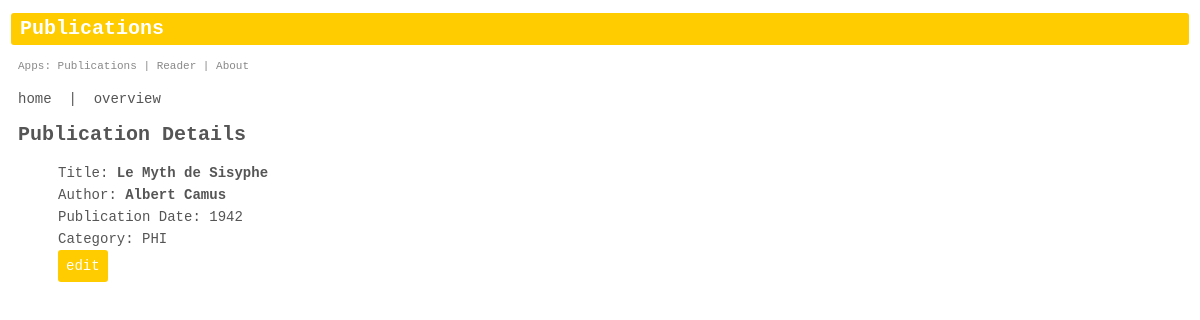
Screenshot of /books/1/details/ with the database file from the repository.
### books/models.py (models this page shows, shortened)
class Publication(models.Model):
    title = models.CharField(max_length=80)
    author = models.CharField(max_length=80)
    pub_date = models.IntegerField()  # Format ex: 1970
    CATEGORIES = (
        ('OTH', 'Other'),
        ('PHI', 'Philosophy'),
        ('FIC', 'Fiction'),
        ('NON', 'Non-Fiction'),
        ('PER', 'Performing Arts'),
        ('VIS', 'Visual Arts'),
        ('WEB', 'Web Authoring'),
        ('COM', 'Computer Science'),
    )
    category = models.CharField(
        max_length=3,
        choices=CATEGORIES,
        default='OTH',
    )

### books/views.py (the view)
# urls.py: url(r'^(?P<pk>\d+)/details/$', views.DetailsView.as_view(),
class DetailsView(DetailView):
    model = Publication
    template_name = 'books/details.html'

### templates/books/details.html (shortened to what this page needs)
{% extends "books/base.html" %}
{% block page %}
    <h1>Publication Details</h1>
    <ul>
        <li>Title:<strong> {{ object.title }}</strong></li>
        <li>Author:<strong> {{ object.author }}</strong></li>
        <li>Publication Date: {{ object.pub_date }}</li>
        <li>Category: {{ object.category }}</li>
        <li class="button"><a href="{% url 'books:edit' object.id %}">
        	edit</a></li>
    </ul>
{% endblock %}

### static/books/base-styles.css (style rules this page uses)
body { margin: 10px 11px 25px 11px; }
li, a, h1, h2, p, label, input, td { font: 14px/22px courier, sans-serif; color: #555; text-decoration: none; }
h1 { font-size: 20px; font-weight: bold; }
ul { list-style: none; }
.button { background-color: #ffcc00; border-radius: 3px; display: inline-block; padding: 5px 8px 5px 8px; }
.button a { color: #fff; }

### rows the page displays
Publication: title "Le Myth de Sisyphe", author "Albert Camus", pub_date "1942", category "PHI"
